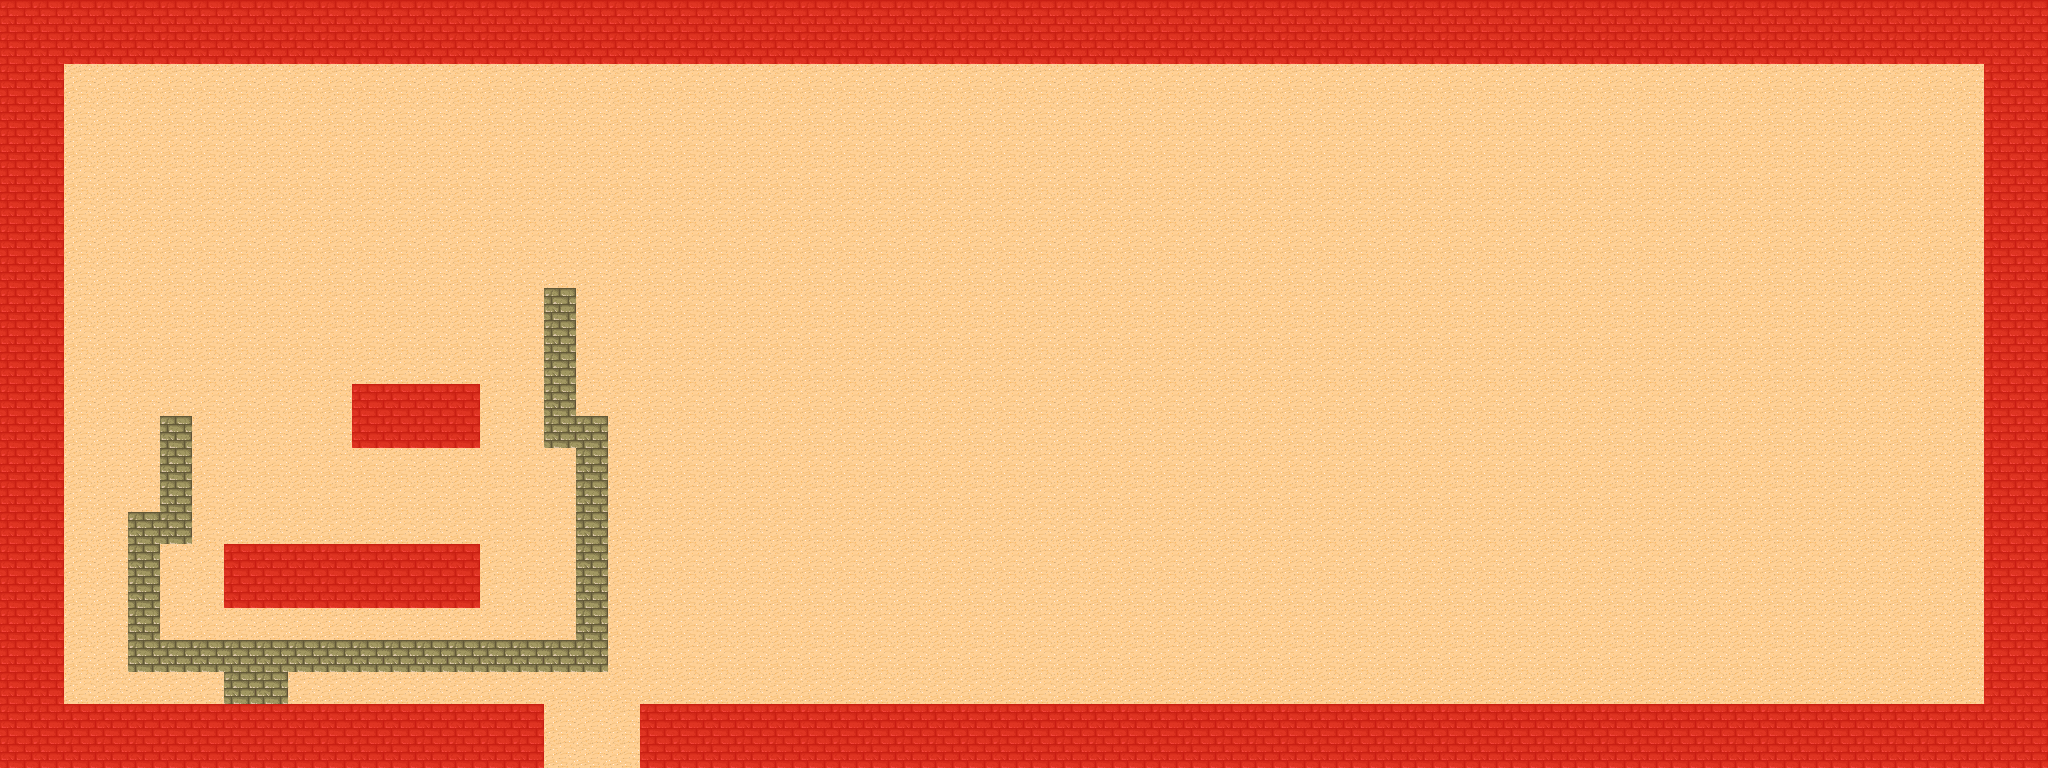

A 2D game scene composited from a Tiled map and its tileset images. What follows is a short description and the map's XML, with each tile layer's data collapsed to a summary:
An orthogonal 64x24 tile map with 32x32 px tiles, 3 tile layers (Map, Collisions, Navigation), 2 tilesets.

<map version="1.10" tiledversion="1.10.2" orientation="orthogonal" renderorder="right-down" width="64" height="24" tilewidth="32" tileheight="32" infinite="0" nextlayerid="8" nextobjectid="8">
 <tileset firstgid="1" name="tmw_desert_spacing" tilewidth="32" tileheight="32" spacing="1" margin="1" tilecount="48" columns="8">
  <image source="tmw_desert_spacing.png" width="265" height="199" />
  <wangsets>
   <wangset name="Brick" type="corner" tile="9">
    <wangcolor name="" color="#ff0000" tile="-1" probability="1" />
    <wangtile tileid="0" wangid="0,0,0,1,0,0,0,0" />
    <wangtile tileid="1" wangid="0,0,0,1,0,1,0,0" />
    <wangtile tileid="2" wangid="0,0,0,0,0,1,0,0" />
    <wangtile tileid="8" wangid="0,1,0,1,0,0,0,0" />
    <wangtile tileid="9" wangid="0,1,0,1,0,1,0,1" />
    <wangtile tileid="10" wangid="0,0,0,0,0,1,0,1" />
    <wangtile tileid="16" wangid="0,1,0,0,0,0,0,0" />
    <wangtile tileid="17" wangid="0,1,0,0,0,0,0,1" />
    <wangtile tileid="18" wangid="0,0,0,0,0,0,0,1" />
    <wangtile tileid="19" wangid="0,1,0,0,0,1,0,1" />
    <wangtile tileid="20" wangid="0,1,0,1,0,0,0,1" />
    <wangtile tileid="27" wangid="0,0,0,1,0,1,0,1" />
    <wangtile tileid="28" wangid="0,1,0,1,0,1,0,0" />
   </wangset>
   <wangset name="Marble" type="corner" tile="33">
    <wangcolor name="" color="#ff0000" tile="-1" probability="1" />
    <wangtile tileid="24" wangid="0,0,0,1,0,0,0,0" />
    <wangtile tileid="25" wangid="0,0,0,1,0,1,0,0" />
    <wangtile tileid="26" wangid="0,0,0,0,0,1,0,0" />
    <wangtile tileid="32" wangid="0,1,0,1,0,0,0,0" />
    <wangtile tileid="33" wangid="0,1,0,1,0,1,0,1" />
    <wangtile tileid="34" wangid="0,0,0,0,0,1,0,1" />
    <wangtile tileid="35" wangid="0,1,0,0,0,1,0,1" />
    <wangtile tileid="36" wangid="0,1,0,1,0,0,0,1" />
    <wangtile tileid="40" wangid="0,1,0,0,0,0,0,0" />
    <wangtile tileid="41" wangid="0,1,0,0,0,0,0,1" />
    <wangtile tileid="42" wangid="0,0,0,0,0,0,0,1" />
    <wangtile tileid="43" wangid="0,0,0,1,0,1,0,1" />
    <wangtile tileid="44" wangid="0,1,0,1,0,1,0,0" />
   </wangset>
   <wangset name="Sand" type="corner" tile="14">
    <wangcolor name="" color="#ff0000" tile="29" probability="1" />
    <wangtile tileid="3" wangid="0,1,0,0,0,1,0,1" />
    <wangtile tileid="4" wangid="0,1,0,1,0,0,0,1" />
    <wangtile tileid="5" wangid="0,0,0,1,0,0,0,0" />
    <wangtile tileid="6" wangid="0,0,0,1,0,1,0,0" />
    <wangtile tileid="7" wangid="0,0,0,0,0,1,0,0" />
    <wangtile tileid="11" wangid="0,0,0,1,0,1,0,1" />
    <wangtile tileid="12" wangid="0,1,0,1,0,1,0,0" />
    <wangtile tileid="13" wangid="0,1,0,1,0,0,0,0" />
    <wangtile tileid="14" wangid="0,1,0,1,0,1,0,1" />
    <wangtile tileid="15" wangid="0,0,0,0,0,1,0,1" />
    <wangtile tileid="21" wangid="0,1,0,0,0,0,0,0" />
    <wangtile tileid="22" wangid="0,1,0,0,0,0,0,1" />
    <wangtile tileid="23" wangid="0,0,0,0,0,0,0,1" />
   </wangset>
  </wangsets>
 </tileset>
 <tileset firstgid="49" name="MapMetadata" tilewidth="32" tileheight="32" spacing="1" margin="1" tilecount="2" columns="2">
  <image source="MapMetadata.png" width="67" height="34" />
 </tileset>
 <layer id="1" name="Map" width="64" height="24">
  <properties>
   <property name="Draw" type="bool" value="true" />
  </properties>
  <data>[1536 cells, 1536 non-empty, 2 distinct tile ids]</data>
 </layer>
 <layer id="5" name="Collisions" width="64" height="24">
  <properties>
   <property name="Draw" type="bool" value="false" />
  </properties>
  <data>[1536 cells, 354 non-empty, 1 distinct tile ids]</data>
 </layer>
 <layer id="7" name="Navigation" width="64" height="24">
  <properties>
   <property name="Draw" type="bool" value="false" />
   <property name="Navigation" type="bool" value="true" />
  </properties>
  <data>[1536 cells, 354 non-empty, 1 distinct tile ids]</data>
 </layer>
</map>
